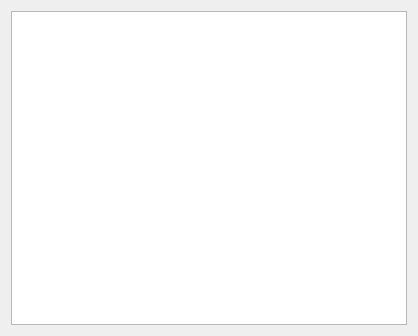
<?xml version="1.0" encoding="UTF-8"?>
<ui version="4.0">
 <class>picWidget</class>
 <widget class="QWidget" name="picWidget">
  <property name="geometry">
   <rect>
    <x>0</x>
    <y>0</y>
    <width>418</width>
    <height>336</height>
   </rect>
  </property>
  <property name="windowTitle">
   <string>换肤</string>
  </property>
  <layout class="QGridLayout" name="gridLayout">
   <item row="0" column="0">
    <widget class="QListWidget" name="listWidget"/>
   </item>
  </layout>
 </widget>
 <resources/>
 <connections/>
</ui>
